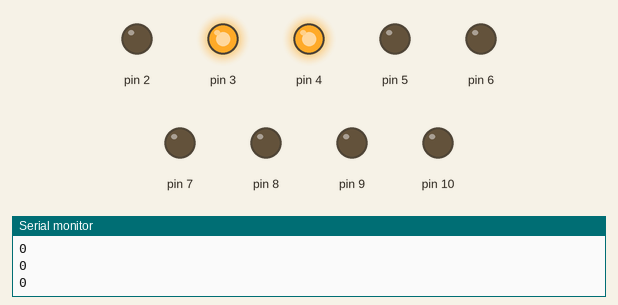
The sketch below on a simulated Arduino Uno, built with avr-gcc and run on an emulated ATmega328P. Parts: output pins drawn as LEDs (lit = HIGH), the last lines printed to the serial monitor.

Above: at 0.5 s.
At 2.5 s:
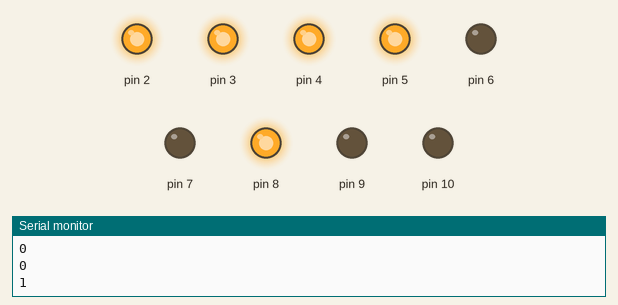
At 3.5 s:
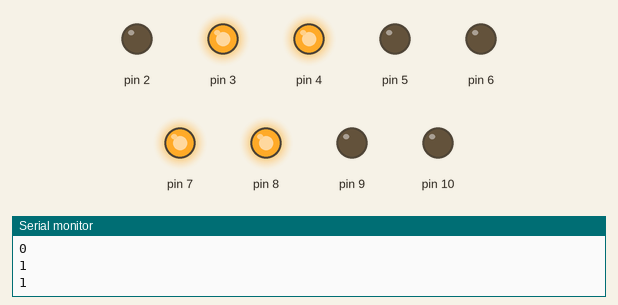
At 5.5 s:
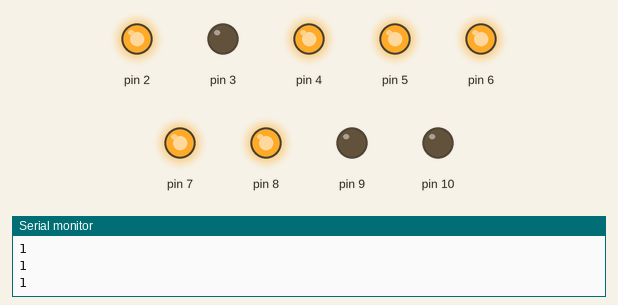
At 7.5 s:
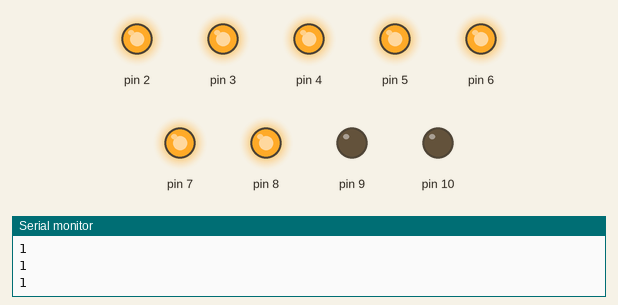
At 10.5 s:
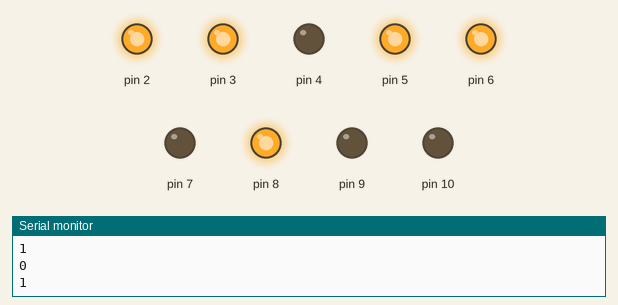
Timing chart, 0 to 11.7 s (numbered marks = the images above):
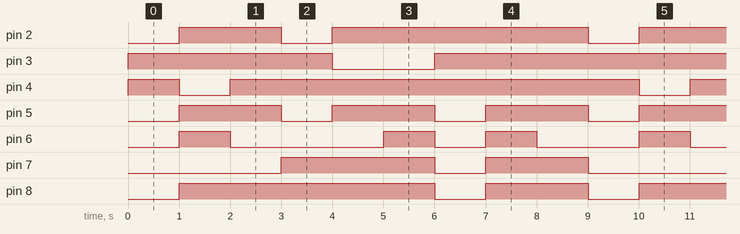

Measured:
- by itself, pin 2: repeats every 9.0 s: LOW 1.0 s, HIGH 5.0 s, LOW 1.0 s, HIGH 2.0 s
- by itself, pin 3: repeats every 9.0 s: LOW 2.0 s, HIGH 7.0 s
- by itself, pin 4: repeats every 9.0 s: LOW 1.0 s, HIGH 8.0 s
- by itself, pin 5: alternates HIGH for 2.0 s and LOW for 1.0 s
- by itself, pin 6: repeats every 9.0 s: LOW 3.0 s, HIGH 1.0 s, LOW 1.0 s, HIGH 1.0 s, LOW 2.0 s, HIGH 1.0 s
- by itself, pin 7: repeats every 9.0 s: LOW 1.0 s, HIGH 2.0 s, LOW 3.0 s, HIGH 3.0 s
- by itself, pin 8: repeats every 9.0 s: LOW 1.0 s, HIGH 2.0 s, LOW 1.0 s, HIGH 5.0 s

The sketch:

Nia-V3.ino
```cpp
int Count[9][7] = {
{0,1,1,0,0,0,0},
{1,1,0,1,1,0,1},
{1,1,1,1,0,0,1},
{0,1,1,0,0,1,1},
{1,0,1,1,0,1,1},
{1,0,1,1,1,1,1},
{1,1,1,0,0,0,0},
{1,1,1,1,1,1,1},
{1,1,1,1,0,1,1}
};

void setup(){
  Serial.begin(9600);
   for(int k = 2; k<=10; k++){
    pinMode(k, OUTPUT);
   }
  }


void loop (){
  for (int k = 0; k<9; k++){
    for(int c = 0; c<7; c++){
       int z = Count[k][c];
      digitalWrite(c+2, z);
    Serial.println(z);


    }
    delay(1000);
    }}
```
